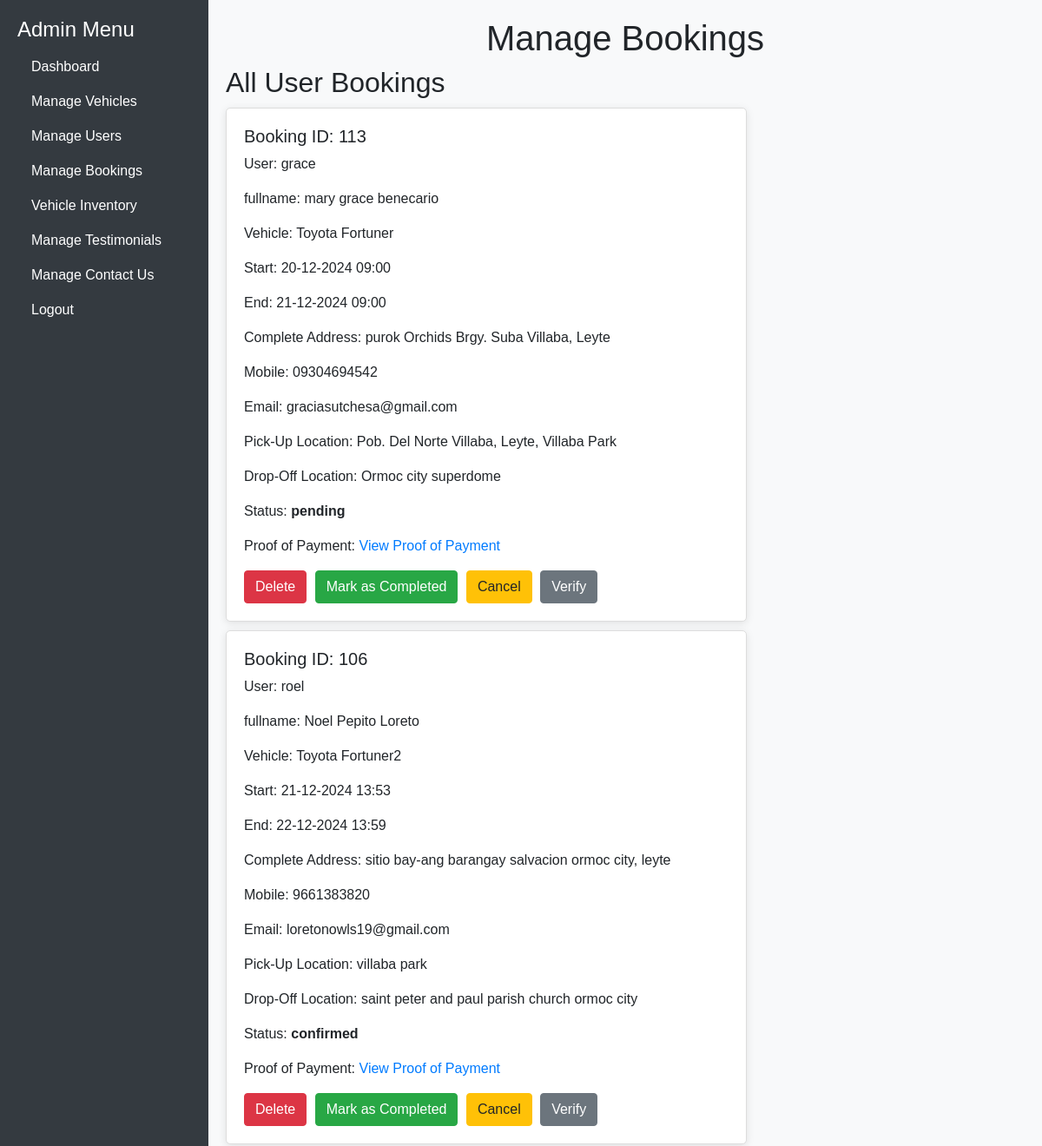
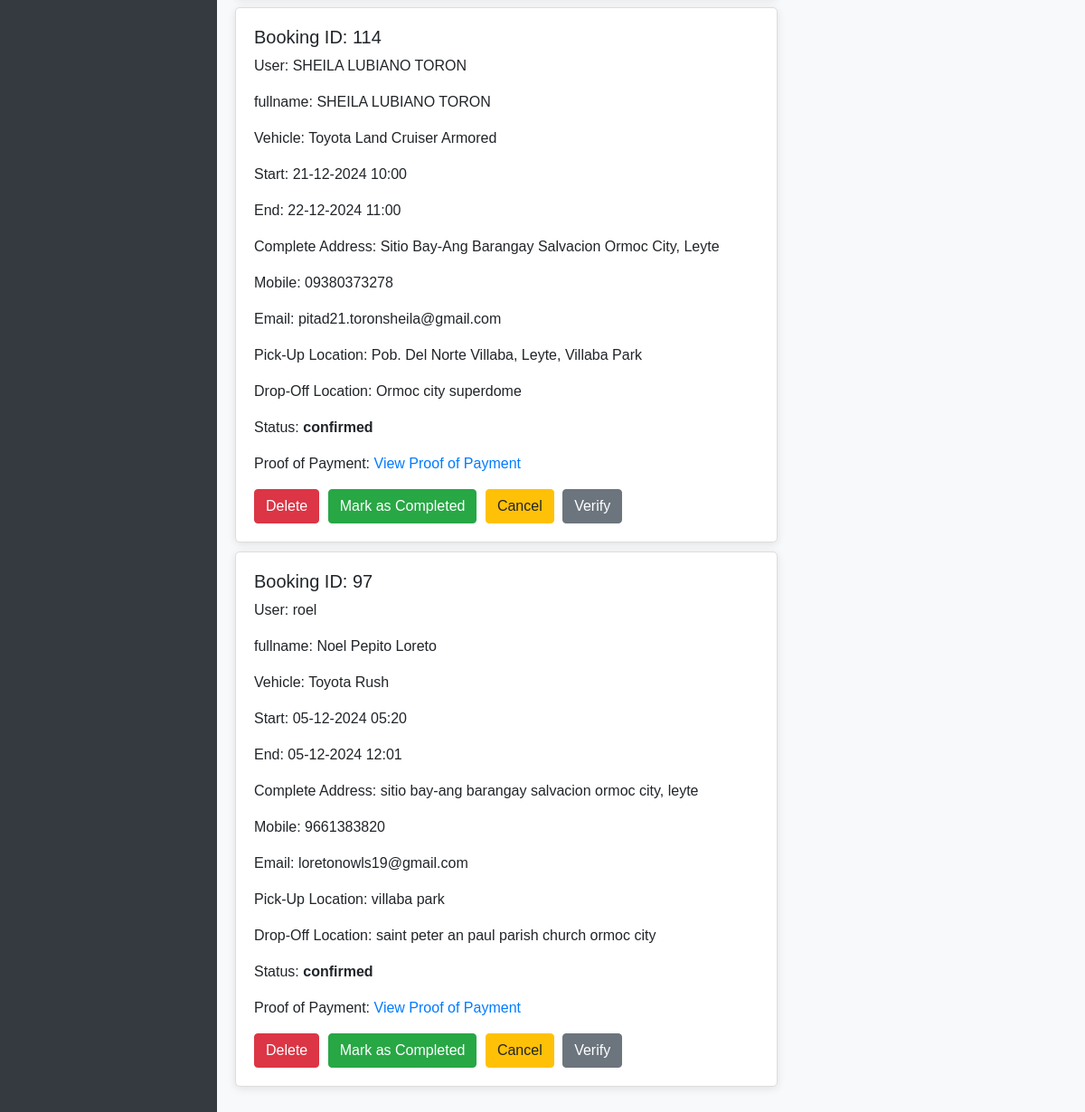
/manage_bookings.php (signed in), run on the app's committed database (2 pictures, top to bottom).
### tables this page shows
CREATE TABLE `bookings` (
  `booking_id` int(11) NOT NULL,
  `vehicle_id` int(11) NOT NULL,
  `username` varchar(100) NOT NULL,
  `fullname` varchar(100) NOT NULL,
  `complete_address` varchar(255) NOT NULL,
  `mobile` varchar(15) NOT NULL,
  `pickup_location` varchar(255) NOT NULL,
  `dropoff_location` varchar(255) NOT NULL,
  `status` enum('pending','confirmed','cancelled','completed') NOT NULL DEFAULT 'pending',
  `start_date_and_time` datetime DEFAULT NULL,
  `end_date_and_time` datetime DEFAULT NULL,
  `created_at` timestamp NOT NULL DEFAULT current_timestamp(),
  `number_of_day` int(255) NOT NULL,
  `total_cost` decimal(10,2) NOT NULL,
  `proof_payment` varchar(255) DEFAULT NULL,
  `payment_method` varchar(250) DEFAULT NULL,
  `code` varchar(250) DEFAULT NULL
);

CREATE TABLE `users` (
  `username` varchar(100) NOT NULL,
  `email` varchar(255) NOT NULL,
  `password` varchar(255) NOT NULL,
  `role` enum('admin','user') NOT NULL,
  `fullname` varchar(100) NOT NULL,
  `age` int(11) NOT NULL,
  `contact_number` varchar(15) NOT NULL,
  `complete_address` varchar(255) NOT NULL,
  `valid_id_front` varchar(250) NOT NULL,
  `valid_id_back` varchar(250) NOT NULL,
  `created_at` timestamp NOT NULL DEFAULT current_timestamp(),
  `verified` tinyint(1) DEFAULT 0
);

CREATE TABLE `vehicles` (
  `vehicle_id` int(11) NOT NULL,
  `plate_number` varchar(20) NOT NULL,
  `brand` varchar(50) DEFAULT NULL,
  `model` varchar(50) NOT NULL,
  `year` int(11) NOT NULL,
  `status` enum('available','unavailable') NOT NULL,
  `price_per_day` decimal(10,2) NOT NULL,
  `owner` varchar(255) NOT NULL,
  `driver_name` varchar(50) NOT NULL,
  `vehicle_image` varchar(255) NOT NULL,
  `description` text DEFAULT NULL,
  `purpose` enum('TOYOTA','FORD','NISSAN','HYUNDAI','MITSUBISHI') NOT NULL
);

### manage_bookings.php (the view, shortened to what this page needs)
<?php
include 'db.php';
$booking_sql = "SELECT b.booking_id, b.start_date_and_time, b.end_date_and_time, b.status, u.username,
                       u.fullname, v.brand, v.model, b.complete_address, b.mobile, b.proof_payment,
                       b.pickup_location, u.email, b.dropoff_location
                FROM bookings b
                JOIN users u ON b.username = u.username
                JOIN vehicles v ON b.vehicle_id = v.vehicle_id
                ORDER BY CASE
                            WHEN b.status = 'pending' THEN 1
                            ELSE 2
                          END, b.start_date_and_time DESC";
$booking_stmt = $conn->prepare($booking_sql);
$booking_stmt->execute();
$booking_result = $booking_stmt->get_result();
?>
<!DOCTYPE html>
<html lang="en">
<head>
    <link href="https://maxcdn.bootstrapcdn.com/bootstrap/4.5.2/css/bootstrap.min.css" rel="stylesheet">
</head>
<body>
<div class="sidebar">
        <h2>Admin Menu</h2>
        <ul class="nav flex-column">
            <li class="nav-item"><a class="nav-link" href="admin_dashboard.php"><i class="fas fa-tachometer-alt"></i> Dashboard</a></li>
            <li class="nav-item"><a class="nav-link" href="manage_vehicles.php"><i class="fas fa-car"></i> Manage Vehicles</a></li>
            <li class="nav-item"><a class="nav-link" href="manage_users.php"><i class="fas fa-users"></i> Manage Users</a></li>
            <li class="nav-item"><a class="nav-link" href="manage_bookings.php"><i class="fas fa-book"></i> Manage Bookings</a></li>
            <li class="nav-item"><a class="nav-link" href="vehicle_inventory.php"><i class="fas fa-book"></i> Vehicle Inventory</a></li>
            <li class="nav-item"><a class="nav-link" href="manage_testimonials.php"><i class="fas fa-comments"></i> Manage Testimonials</a></li>
            <li class="nav-item"><a class="nav-link" href="manage_contact_us.php"><i class="fas fa-envelope-open-text"></i> Manage Contact Us</a></li>
            <li class="nav-item"><a class="nav-link" href="logout.php"><i class="fas fa-sign-out-alt"></i> Logout</a></li>
        </ul>
    </div>
    <div class="content">
        <center><h1>Manage Bookings</h1></center>
        <h2>All User Bookings</h2>
        <?php if ($booking_result->num_rows > 0): ?>
            <?php while ($booking = $booking_result->fetch_assoc()): ?>
                <div class="booking-card">
                    <h5>Booking ID: <?php echo htmlspecialchars($booking['booking_id']); ?></h5>
                    <p>User: <?php echo htmlspecialchars($booking['username']); ?></p>
                    <p>fullname: <?php echo htmlspecialchars($booking['fullname']); ?></p>
                    <p>Vehicle: <?php echo htmlspecialchars($booking['brand'] . ' ' . $booking['model']); ?></p>
                    <p>Start: <?php echo isset($booking['start_date_and_time']) ? date('d-m-Y H:i', strtotime($booking['start_date_and_time'])) : 'N/A'; ?></p>
                    <p>End: <?php echo isset($booking['end_date_and_time']) ? date('d-m-Y H:i', strtotime($booking['end_date_and_time'])) : 'N/A'; ?></p>
                    <p>Complete Address: <?php echo htmlspecialchars($booking['complete_address']); ?></p>
                    <p>Mobile: <?php echo htmlspecialchars($booking['mobile']); ?></p>
                    <p>Email: <?php echo htmlspecialchars($booking['email']); ?></p>
                    <p>Pick-Up Location: <?php echo htmlspecialchars($booking['pickup_location']); ?></p>
                    <p>Drop-Off Location: <?php echo htmlspecialchars($booking['dropoff_location']); ?></p>
                    <p>Status: <strong><?php echo htmlspecialchars($booking['status']); ?></strong></p>
                    <p>Proof of Payment:
                        <?php if (!empty($booking['proof_payment'])): ?>
                            <a href="uploads/<?php echo htmlspecialchars($booking['proof_payment']); ?>" target="_blank">
                                View Proof of Payment
                            </a>
                        <?php else: ?>
                            No proof uploaded.
                        <?php endif; ?>
                    </p>
                    <form method="POST" style="display:inline;">
                        <button type="submit" name="delete_booking" class="btn btn-danger">Delete</button>
                    </form>
                    <form method="POST" style="display:inline;">
                        <button type="submit" name="update_status" value="completed" class="btn btn-success">Mark as Completed</button>
                        <button type="submit" name="update_status" value="canceled" class="btn btn-warning">Cancel</button>
                    </form>
                    <button type="button" class="btn btn-secondary" data-toggle="modal" data-target="#editBookingModal<?php echo $booking['booking_id']; ?>">Verify</button>
                </div>
            <?php endwhile; ?>
        <?php else: ?>
            <p>No bookings found.</p>
        <?php endif; ?>
    </div>
</body>
</html>

### manage_bookings.php (style rules this page uses)
body { display: flex; height: 100vh; font-family: Arial, sans-serif; }
.sidebar { width: 240px; background-color: #343a40; color: #fff; padding: 20px; position: fixed; top: 0; left: 0; height: 100%; overflow-y: auto; }
.sidebar h2 { margin-top: 0; font-size: 1.5rem; }
.sidebar a { color: #fff; text-decoration: none; }
.content { margin-left: 240px; padding: 20px; flex-grow: 1; background-color: #f8f9fa; overflow-y: auto; }
.booking-card { border: 1px solid #ddd; border-radius: 5px; padding: 20px; margin: 10px 0; background-color: #ffffff; box-shadow: 0 2px 10px rgba(0, 0, 0, 0.1); transition: transform 0.2s; max-width: 600px; width: 100%; }
.btn { margin-right: 5px; }

### data on the page
bookings: booking_id "113", users.username "grace", users.fullname "mary grace benecario", vehicle.model "Toyota Fortuner", start_date_and_time "20-12-2024 09:00", end_date_and_time "21-12-2024 09:00", complete_address "purok Orchids Brgy. Suba Villaba, Leyte", mobile "09304694542", users.email "graciasutchesa@gmail.com", pickup_location "Pob. Del Norte Villaba, Leyte, Villaba Park", dropoff_location "Ormoc city superdome", status "pending"
bookings: booking_id "106", users.username "roel", users.fullname "Noel Pepito Loreto", vehicle.model "Toyota Fortuner2", start_date_and_time "21-12-2024 13:53", end_date_and_time "22-12-2024 13:59", complete_address "sitio bay-ang barangay salvacion ormoc city, leyte", mobile "9661383820", users.email "loretonowls19@gmail.com", pickup_location "villaba park", dropoff_location "saint peter and paul parish church ormoc city", status "confirmed"
bookings: booking_id "114", users.username "SHEILA LUBIANO TORON", users.fullname "SHEILA LUBIANO TORON", vehicle.model "Toyota Land Cruiser Armored", start_date_and_time "21-12-2024 10:00", end_date_and_time "22-12-2024 11:00", complete_address "Sitio Bay-Ang Barangay Salvacion Ormoc City, Leyte", mobile "09380373278", users.email "pitad21.toronsheila@gmail.com", pickup_location "Pob. Del Norte Villaba, Leyte, Villaba Park", dropoff_location "Ormoc city superdome", status "confirmed"
bookings: booking_id "97", users.username "roel", users.fullname "Noel Pepito Loreto", vehicle.model "Toyota Rush", start_date_and_time "05-12-2024 05:20", end_date_and_time "05-12-2024 12:01", complete_address "sitio bay-ang barangay salvacion ormoc city, leyte", mobile "9661383820", users.email "loretonowls19@gmail.com", pickup_location "villaba park", dropoff_location "saint peter an paul parish church ormoc city", status "confirmed"
